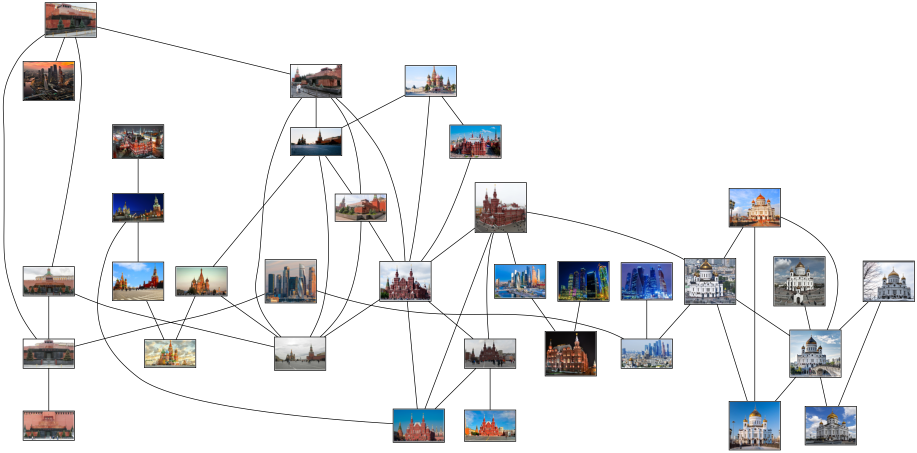
#> input picture Week_7/Seminar/graphs/graph_1.png, 1834 x 905 px (shown at 1/2 size); its folder holds only this picture in this run
$ jupyter execute --allow-errors 'Л7_Распознавание_образов.ipynb'   (shell and % lines are left out)
#> lines starting #> are read from the running program, lines starting #| are printed output that depends on the picture
# Семинар 7
# Распознавание образов
# Курс "Компьютерное зрение"

[cell 1]
# Необходимо извлечь файлы из архивов

import numpy as np
import matplotlib.pyplot as plt
import scipy.optimize as sci_opt
from math import sqrt, exp, pi
from scipy.stats import norm
from matplotlib.colors import ListedColormap

from sklearn.utils import shuffle
from sklearn import metrics
from sklearn.model_selection import cross_val_score
from sklearn.model_selection import cross_val_predict

from sklearn.discriminant_analysis import LinearDiscriminantAnalysis
from sklearn.neighbors import KNeighborsClassifier
from sklearn.svm import SVC
from sklearn.tree import DecisionTreeClassifier
from sklearn.ensemble import RandomForestClassifier

from scipy import stats

import cv2
import os

from skimage.color import rgb2gray

from skimage.feature import (match_descriptors, corner_harris,
                             corner_peaks, ORB, plot_matches)

from skimage import io

# I. Общее рассмотрение базовых алгоритмов машинного обучения
## 1. Изучение алгоритма классификации на основе метода линейного дискриминантного анализа
## 1.1. Генерация данных
Для двух классов условные вероятности данных в каждом из классов подчиняются двумерному нормальному распределению с параметрами:
- первый класс: среднее значение = [1; 3], СКО = [0,7; 0,8], коэффициент корреляции = 0,2.
- второй класс: среднее значение = [3;2], СКО = [0,3; 1,8], коэффициент корреляции = 0,7.

При расчете принять априорные вероятности классов одинаковыми.

Для первого класса:

[cell 2]
# First class parameters
N_train = 6000 # Number of samples in training set
N_test = 2000 # Number of samples in testing set
mean_1 = np.array([1, 3]) # Mean value
std_1 = np.array([0.7, 0.8]) # Standard deviation
cor_coef_1 = 0.2 # Correlation coefficient
prob_1 = 0.5 # Class 1 prior probability
# Correlation matrix
sigma_1 = np.array([[std_1[0]**2, cor_coef_1*std_1[0]*std_1[1]],
                         [cor_coef_1*std_1[0]*std_1[1], std_1[1]**2]])

[cell 3]
train_data_1 = np.random.multivariate_normal(mean_1, sigma_1, size=N_train)
test_data_1 = np.random.multivariate_normal(mean_1, sigma_1, size=N_test)

Для второго класса:

[cell 4]
# Second class parameters
N_train = 6000 # Number of samples in training set
N_test = 2000 # Number of samples in testing set
mean_2 = np.array([3, 2]) # Mean value
std_2 = np.array([0.3, 1.8]) # Standard deviation
cor_coef_2 = 0.7 # Correlation coefficient
prob_2 = 0.5 # Class 2 prior probability
# Correlation matrix
sigma_2 = np.array([[std_2[0]**2, cor_coef_2*std_2[0]*std_2[1]],
                         [cor_coef_2*std_2[0]*std_2[1], std_2[1]**2]])

[cell 5]
train_data_2 = np.random.multivariate_normal(mean_2, sigma_2, size=N_train)
test_data_2 = np.random.multivariate_normal(mean_2, sigma_2, size=N_test)

Построим классы на плоскости исходного пространства

[cell 6]
plt.scatter(train_data_2[:,0], train_data_2[:,1], label='Исходное отображений класса №2', alpha=0.7)
plt.scatter(train_data_1[:,0], train_data_1[:,1], label='Исходное отображений класса №1', alpha=0.7)
plt.title("Отображение классов")
plt.legend()
plt.show()
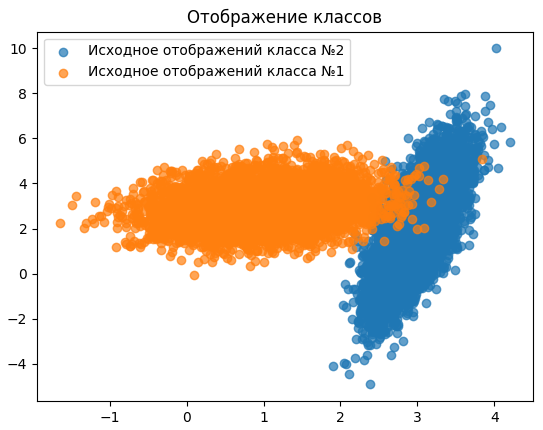
#> figure drawn by matplotlib, 1 panel

## 1.2 По группе обучения выполнить расчет проекционного вектора методом ЛДА
Расчет матриц внутриклассовых разбросов и общей матрицы внутриклассового разброса.

[cell 7]
Sw1 = (N_train - 1)*np.cov(train_data_1.T)
Sw2 = (N_train - 1)*np.cov(train_data_2.T)
Sw = Sw1 + Sw2

Расчет вектора перехода

[cell 8]
W = np.dot(np.linalg.inv(Sw),(mean_1 - mean_2).T)

Определение коэффициентов прямой

[cell 9]
Y1 = W.T*train_data_1
Y2 = W.T*train_data_2
b = W[1]/W[0]
X = np.append(train_data_1[:,0], train_data_2[:,0])
Y = np.append(train_data_1[:,1], train_data_2[:,1])
a = np.mean(Y) - b*np.mean(X)

Построение разделяющей прямой

[cell 10]
Y_devide = a+b*X
plt.scatter(train_data_2[:,0], train_data_2[:,1], label='Исходное отображений класса №2', alpha=0.7)
plt.scatter(train_data_1[:,0], train_data_1[:,1], label='Исходное отображений класса №1', alpha=0.7)
plt.plot(X,Y_devide, label='Прямая ЛДА', c="r")
plt.title("Отображение классов и прямой, полученной методом ЛДА")
plt.legend()
plt.show()
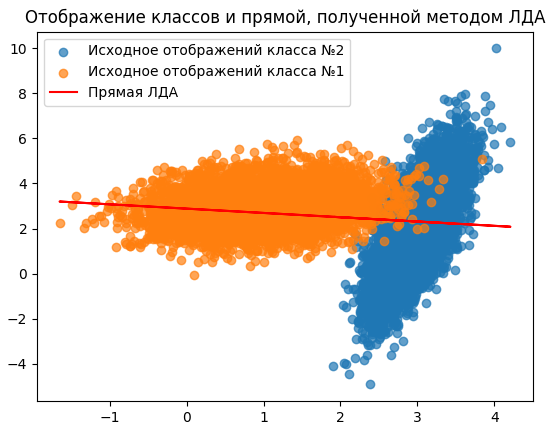
#> figure drawn by matplotlib, 1 panel

## 1.3. Спроецировать данные из группы обучения на построенный вектор и определить пороговое значение, для которого суммарная частота ошибочной классификации будет минимальна
Проекция данных в новое подпространство и расчет новых параметров распределения признаков

[cell 11]
# Distribution parameters in the new space
mean_new_1 = np.dot(W.T, mean_1)
mean_new_2 = np.dot(W.T, mean_2)

sigma_new_1 = np.linalg.multi_dot([W.T, sigma_1, W])
sigma_new_2 = np.linalg.multi_dot([W.T, sigma_2, W])

[cell 12]
y1 = a+b*train_data_1[:,0]
y2 = a+b*train_data_2[:,0]

plt.scatter(train_data_1[:,0],y1, label='Класс №1 на прямой', alpha=1)
plt.scatter(train_data_2[:,0],y2, label='Класс №2 на прямой', alpha=0.5)
plt.title("Проекция данных в новое подпространство")
plt.legend()
plt.grid()
plt.show()
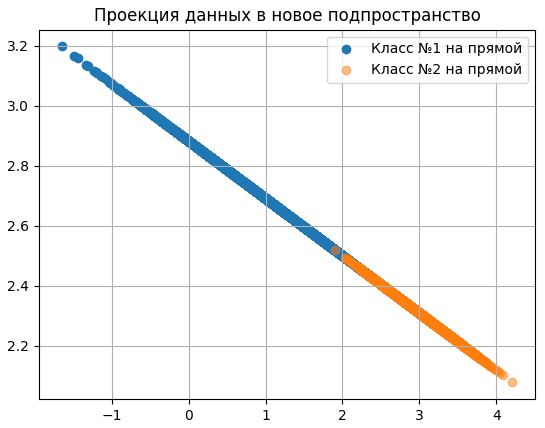
#> figure drawn by matplotlib, 1 panel

[cell 13]
binwidth = 0.01
plt.hist(y1, bins=np.arange(min(y1), max(y1) + binwidth, binwidth), label='Класс №1', alpha=1.0)
plt.hist(y2, bins=np.arange(min(y2), max(y2) + binwidth, binwidth), label='Класс №2', alpha=0.7)
plt.title("Гистограмма значений, полученного признака")
plt.legend()
plt.grid()
plt.show()
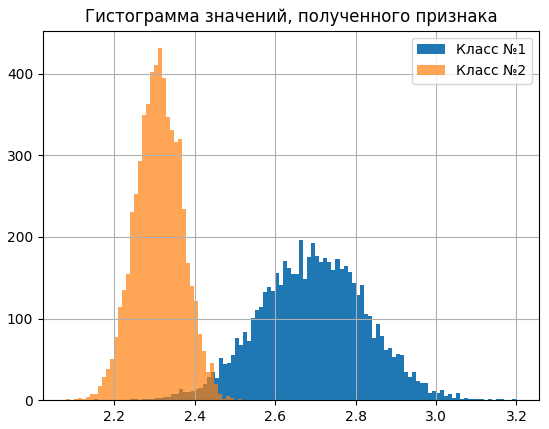
#> figure drawn by matplotlib, 1 panel; tallest bar 196 high, from x = 2.66 to 2.67; tallest bar 431 high, from x = 2.31 to 2.32

Определим пороговое значение y_thr_new

[cell 14]
# Calculate histograms
y1_hist = np.histogram(y1, bins=np.arange(min(y1), max(y1) + binwidth, binwidth))
y2_hist = np.histogram(y2, bins=np.arange(min(y2), max(y2) + binwidth, binwidth))

# Find peaks of histograms
y1_max = max(y1_hist[0])
y2_max = max(y2_hist[0])

# Find location of peaks
y1_max_coord = y1_hist[1][np.argwhere(y1_hist[0]==y1_max)[0][0]]
y2_max_coord = y2_hist[1][np.argwhere(y2_hist[0]==y2_max)[0][0]]

[cell 15]
print("Максимальные значения на гистограмме:\nДля первого класса:", y1_max, " достигается при ", y1_max_coord,
      "\nДля второго класса:", y2_max, " достигается при ", y2_max_coord,)

Создать набор порогов

[cell 16]
threshold_range = np.arange(y2_max_coord, y1_max_coord, 0.01)

Функция для расчета суммарной частоты ошибочной классификации

[cell 17]
def count_rel_error(hist_1, hist_2, thr):
    err_1 = np.sum(hist_1[0][np.nonzero(hist_1[1] < thr)[0]])
    err_2 = np.sum(hist_2[0][np.nonzero(hist_2[1] > thr)[0]-1])
    return (err_1+err_2)/(2*N_train)

[cell 18]
error_range = np.array([count_rel_error(y1_hist, y2_hist, thr_x) for thr_x in threshold_range])
thr_new = threshold_range[np.argmin(error_range)]

[cell 19]
plt.scatter(thr_new, np.min(error_range), c="r", label='Threshold')
plt.plot(threshold_range, error_range, label='Значение относительной ошибки')
plt.title("Зависимость относительной ошибки классификации от порогового значения")
plt.xlabel("Пороговое значение")
plt.ylabel("Ошибка классификации")
plt.legend()
plt.grid()
plt.show()
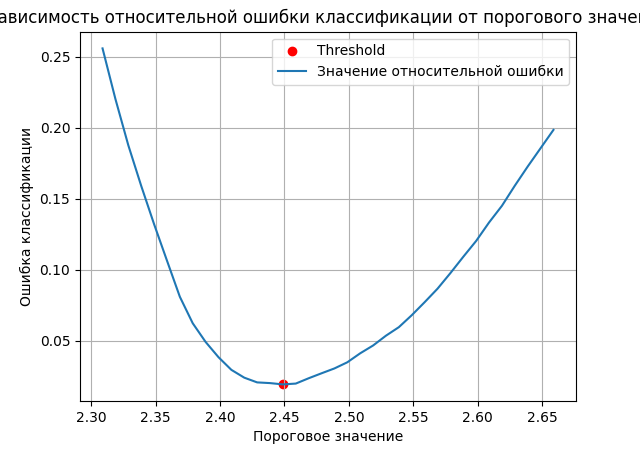
#> figure drawn by matplotlib, 1 panel; curve peaks at x = 2.31, y = 0.256

[cell 20]
binwidth = 0.01
plt.hist(y1, bins=np.arange(min(y1), max(y1) + binwidth, binwidth), label='Класс №1', alpha=1.0)
plt.hist(y2, bins=np.arange(min(y2), max(y2) + binwidth, binwidth), label='Класс №2', alpha=0.7)
plt.axvline(thr_new, color='r', linestyle='dashed', linewidth=3, label='Порог')
plt.title("Гистограмма значений с порогом")
plt.legend()
plt.grid()
plt.show()

[cell 21]
print("Ошибка на тренировочной выборке составила: %.4f" % np.min(error_range))

__До сих пор был этап "обучения" модели__

## 1.4. Рассчитать относительную частоту ошибочной классификации при применении построенного классификатора к группе контроля.
Проекция тренирововочных данных

[cell 22]
y1_test = a+b*test_data_1[:,0]
y2_test = a+b*test_data_2[:,0]

[cell 23]
# Calculate histograms
y1_hist_test = np.histogram(y1_test, bins=np.arange(min(y1_test), max(y1_test) + binwidth, binwidth))
y2_hist_test = np.histogram(y2_test, bins=np.arange(min(y2_test), max(y2_test) + binwidth, binwidth))

[cell 24]
error_test = count_rel_error(y1_hist_test, y2_hist_test, thr_new)

[cell 25]
print("Ошибка на тестовой выборке составила: %.2f" % error_test)

[cell 26]
binwidth = 0.01
plt.hist(y1_test, bins=np.arange(min(y1_test), max(y1_test) + binwidth, binwidth), label='Класс №1 тестовый', alpha=1.0)
plt.hist(y2_test, bins=np.arange(min(y2_test), max(y2_test) + binwidth, binwidth), label='Класс №2 тестовый', alpha=0.7)
plt.axvline(thr_new, color='r', linestyle='dashed', linewidth=3, label='Порог')
plt.title("Рисунок 9. Гистограмма значений с порогом для тестовой выборки")
plt.legend()
plt.grid()
plt.show()

## 2. Оценка качества классификации
## 2.1. Сгенерировать два набора данных (по 1000 точек в каждом) как реализации двумерного нормального распределения.
Первый набор данных: среднее значение равно [1; 3], СКО = [0,7; 0,8], коэффициент корреляции = 0,2.

[cell 27]
N = 1000
cov_matrix_1 = np.array([[0.7**2, 0.2*0.7*0.8],
                         [0.2*0.7*0.8, 0.8**2]])
mean_value_1 = np.array([1, 3])
data_matrix_1 = np.random.multivariate_normal(mean_value_1, cov_matrix_1, size=N)

Второй набор данных: среднее значение равно [3;2], СКО = [0,3; 1,8], коэффициент корреляции = 0,7

[cell 28]
cov_matrix_2 = np.array([[0.3**2, 0.7*0.3*1.8],
                         [0.7*0.3*1.8, 1.8**2]])
mean_value_2 = np.array([3, 2])
data_matrix_2 = np.random.multivariate_normal(mean_value_2, cov_matrix_2, size=N)

Разделение каждого класса на 10 подвыборок

[cell 29]
class_1_batches = []
for i in range(10):
    class_1_batches.append(data_matrix_1[i*100:(i+1)*100])

class_2_batches = []
for i in range(10):
    class_2_batches.append(data_matrix_2[i*100:(i+1)*100])

Конкатенация данных

[cell 30]
X_batches = []
for i in range(10):
    X_batches.append(np.concatenate((class_1_batches[i], class_2_batches[i]), axis=0))

Генерация меток класса

[cell 31]
temp = np.zeros((200,))
temp[0:100] = 1
temp[100:200] = 2

y_batches = []
for i in range(10):
    y_batches.append(temp)

Перемешивание данных в каждой из десяти подвыборок

[cell 32]
X_shuffled = []
y_shuffled = []
for i in range(10):
    x_b, y_b = shuffle(X_batches[i], y_batches[i], random_state=0)
    X_shuffled.append(x_b)
    y_shuffled.append(y_b)

Создание выборки для обучения из 9 подвыборок и выборки для тестирования из 1 подвыборки

[cell 33]
X_train = np.reshape(np.array(X_shuffled[0:9]), (9*200, 2))
y_train = np.reshape(np.array(y_shuffled[0:9]), (9*200, ))

X_test = np.reshape(np.array(X_shuffled[9:10]), (1*200, 2))
y_test = np.reshape(np.array(y_shuffled[9:10]), (1*200, ))

Полный набор данных для кросс-валидации

[cell 34]
X_cross_val = np.reshape(np.array(X_shuffled[:]), (10*200, 2))
y_cross_val = np.reshape(np.array(y_shuffled[:]), (10*200, ))

[cell 35]
plt.scatter(X_cross_val[:, 0], X_cross_val[:, 1], c=y_cross_val, cmap="Set1", edgecolors='k')
plt.title("Полный набор данных")
plt.show()

## 2.2. Обзор классификаторов, реализуемых в пакете Scikit-learn
Напишем функцию для графического представления матрицы несоответствия

[cell 36]
def plot_confusion_matrix(y_true, y_pred, classes, cmap=plt.cm.Blues):
    """
    This function prints and plots the confusion matrix.
    """

    # Compute confusion matrix
    cm = metrics.confusion_matrix(y_true, y_pred)
    print(cm)

    fig, ax = plt.subplots()
    im = ax.imshow(cm, interpolation='nearest', cmap=cmap)
    ax.figure.colorbar(im, ax=ax)
    # We want to show all ticks...
    ax.set(xticks=np.arange(cm.shape[1]),
           yticks=np.arange(cm.shape[0]),
           # ... and label them with the respective list entries
           xticklabels=classes, yticklabels=classes,
           ylabel='True label',
           xlabel='Predicted label')

    # Rotate the tick labels and set their alignment.
    plt.setp(ax.get_xticklabels(), rotation=45, ha="right",
             rotation_mode="anchor")

    # Loop over data dimensions and create text annotations.
    fmt = '.2f'
    thresh = cm.max() / 2.
    for i in range(cm.shape[0]):
        for j in range(cm.shape[1]):
            ax.text(j, i, format(cm[i, j], fmt),
                    ha="center", va="center",
                    color="white" if cm[i, j] > thresh else "black")
    fig.tight_layout()
    return ax, cm

Напишем функцию для графического представления результатов классификации

[cell 37]
def plot_classification_boundary(name, clf):
    """
    This function prints and plots the confusion matrix.
    """
#> called with name = 'Иллюстрация классификации методом ЛДА'
    figure = plt.figure(figsize=(6, 6))

    h = .02  # step size in the mesh
    x_min, x_max = X_train[:, 0].min() - .5, X_train[:, 0].max() + .5
    y_min, y_max = X_train[:, 1].min() - .5, X_train[:, 1].max() + .5
    xx, yy = np.meshgrid(np.arange(x_min, x_max, h), np.arange(y_min, y_max, h))


    # just plot the dataset first
    cm = plt.cm.RdBu
    cm_bright = ListedColormap(['#FF0000', '#0000FF'])
    ax = plt.subplot(1,1,1)

    clf.fit(X_train, y_train)
    score = clf.score(X_test, y_test)

    # Plot the decision boundary. For that, we will assign a color to each
    # point in the mesh [x_min, x_max]x[y_min, y_max].
    if hasattr(clf, "decision_function"):
        Z = clf.decision_function(np.c_[xx.ravel(), yy.ravel()])
    else:
        Z = clf.predict_proba(np.c_[xx.ravel(), yy.ravel()])[:, 1]
    # Put the result into a color plot
    Z = Z.reshape(xx.shape)
    ax.contourf(xx, yy, Z, cmap=cm, alpha=.8)

    # Plot the training points
    ax.scatter(X_train[:, 0], X_train[:, 1], c=y_train, cmap=cm_bright,
                   edgecolors='k', alpha=0.2, label="Train")
    # Plot the testing points
    ax.scatter(X_test[:, 0], X_test[:, 1], c=y_test, cmap=cm_bright,
                     edgecolors='k', alpha=1, label="Test")
    ax.set_title(name)
    ax.legend()

    ax.set_xlim(xx.min(), xx.max())
    ax.set_ylim(yy.min(), yy.max())
    ax.set_xticks(())
    ax.set_yticks(())
    ax.text(xx.max() - .3, yy.min() + .3, ('Score = %.2f' % score).lstrip('0'),
                size=15, horizontalalignment='right')
    plt.tight_layout()
    plt.show()

Применим линейный дискриминантный анализ

[cell 38]
clf = LinearDiscriminantAnalysis()
clf.fit(X_train, y_train)
expected = y_test
predicted = clf.predict(X_test)

print("Модель 1. Линейный дискриминантный анализ")
print(metrics.classification_report(expected, predicted))
plot_confusion_matrix(expected, predicted, classes=np.array(["Class 1", "Class 2"]))
plt.title("Матрица несоответствия для ЛДА")
plt.plot()
plot_classification_boundary("Иллюстрация классификации методом ЛДА", clf)

Применим метод К-ближайших соседей с параметром k=3

[cell 39]
clf_1 = KNeighborsClassifier(3)
clf_1.fit(X_train, y_train)
expected_1 = y_test
predicted_1 = clf_1.predict(X_test)

print("Модель 2. Метод к-ближайших соседей")
print(metrics.classification_report(expected_1, predicted_1))
plot_confusion_matrix(expected_1, predicted_1, classes=np.array(["Class 1", "Class 2"]))
plt.title("Матрица несоответствия для метода к-ближайших соседей")
plt.plot()
plot_classification_boundary("Иллюстрация классификации методом к-ближайших соседей", clf_1)

Применим метод опорных векторов с линейным ядром

[cell 40]
clf_2 = SVC(kernel="linear", C=0.025)
clf_2.fit(X_train, y_train)
expected_2 = y_test
predicted_2 = clf_2.predict(X_test)

print("Модель 3. Метод опорных векторов")
print(metrics.classification_report(expected_2, predicted_2))
plot_confusion_matrix(expected_2, predicted_2, classes=np.array(["Class 1", "Class 2"]))
plt.title("Матрица несоответствия для метода опорных векторов")
plt.plot()
plot_classification_boundary("Иллюстрация классификации методом опорных векторов", clf_2)

Применим метод решающего дерева

[cell 41]
clf_3 = DecisionTreeClassifier(max_depth=5)
clf_3.fit(X_train, y_train)
expected_3 = y_test
predicted_3 = clf_3.predict(X_test)

print("Модель 4. Решающее дерево")
print(metrics.classification_report(expected_3, predicted_3))
plot_confusion_matrix(expected_3, predicted_3, classes=np.array(["Class 1", "Class 2"]))
plt.title("Матрица несоответствия для метода реашающего дерева")
plt.plot()
plot_classification_boundary("Иллюстрация классификации методом решающего дерева", clf_3)

## 2.3. Провести кросс-валидацию модели, оценить математическое ожидание ошибки и построить доверительный интервал
Для кросс-валидации выберем метод с наименьшей ошибкой классификации (или с наименьшим числом ошибок классификации). Выберем метод К-ближайших соседей с наибольшей точностью классификации и наименьшим числом ошибок.

[cell 42]
clf_best = KNeighborsClassifier(3)
scores = cross_val_score(clf_best, X_cross_val, y_cross_val, cv=10)

Вероятность ошибки на каждой из 10 частей выборки составила:

[cell 43]
1 - scores

Среднее значение ошибки классификации составило:

[cell 44]
mean_error = (1 - scores).mean()
mean_error

Оценим общее число ошибок классификации на каждой из 10 частей выборки

[cell 45]
y_pred = cross_val_predict(clf_best, X_cross_val, y_cross_val, cv=10)

value = plot_confusion_matrix(y_cross_val, y_pred, classes=np.array(["Class 1", "Class 2"]))
plt.title("Матрица несоответствия при кросс-валидации")
plt.plot()

Следовательно, при общем числе классифицируемых объектов, равном 2000, число ошибок классификации составило:

[cell 46]
num_samples = 2000
num_errors = value[1][0, 1] + value[1][1, 0]
num_errors

Построение доверительного интервала доли (для частоты ошибки) методом Клоппера-Пирсона:

<div>

</div>

где 𝜃 – мат. ожидание ошибки, n – число объектов, подлежащих классификации, х – число ошибок
классификации, 𝛼 – уровень значимости,
F(c, d1, d2) – c-квантиль распределения Фишера со
степенями свободы d1 и d2.

[cell 47]
def conf_interval(numerator, denominator_coef, quantile, df_1, df_2):
    return (1 + numerator/(denominator_coef*stats.f.ppf(quantile, df_1, df_2)))**(-1)

[cell 48]
alpha = 0.95

[cell 49]
left_lim = conf_interval(numerator=(num_samples-num_errors+1),
                         denominator_coef=num_errors,
                         quantile=(alpha/2),
                         df_1=(2*num_errors),
                         df_2=(2*(num_samples-num_errors+1)))

right_lim = conf_interval(numerator=(num_samples-num_errors),
                          denominator_coef=(num_errors+1),
                          quantile=(1-alpha/2),
                          df_1=(2*(num_errors+1)),
                          df_2=(2*(num_samples-num_errors)))

Таким образом, математическое ожидание ошибки классификации составляет:

[cell 50]
print("%.4f"%mean_error)

С доверительным интервалом:

[cell 51]
print("[%.4f,%.4f]"%(left_lim, right_lim))

и уровнем доверия alpha = 0.95

# II. Методы машинного обучения в контексте компьютерного зрения
## 3. Сопоставление изображений с геометками
## 3.1. Функции для оценки SIFT-признаков
Для быстроты вычисления признаков воспользуемся прекомпилированной версией C-библиотеки VLFeat:
https://www.vlfeat.org

[cell 52]
from PIL import Image, ImageDraw
from numpy import *
from pylab import *
import os
import pydot
from itertools import combinations
from scipy.cluster.vq import *

[cell 53]
# [24 lines left out: functions process_image, read_features_from_file, not called in this run]


def write_features_to_file(filename,locs,desc):
    """ Save feature location and descriptor to file. """
    savetxt(filename,hstack((locs,desc)))


# [96 lines left out: functions plot_features, match, appendimages, plot_matches, match_twosided, not called in this run]

def get_imlist(path):
    """    Returns a list of filenames for
        all images in a directory. """
    return [os.path.join(path,f) for f in os.listdir(path) if f.endswith(('png', 'jpg'))]

## 3.2. Считаем изображения

[cell 54]
def load_images_from_folder(folder):
    images = []
    for filename in os.listdir(folder):
        img = cv2.imread(os.path.join(folder,filename))
        if img is not None:
            images.append(cv2.cvtColor(img, cv2.COLOR_BGR2RGB))
    return images

#> (the rest of this cell did not finish here and is left out)

[cell 55]
plt.figure(figsize=(15,10)) # specifying the overall grid size

#> (the rest of this cell did not finish here and is left out)

[cell 56]
download_path = "landmarks/"
path = "/home/kvs/Documents/ComputerVision/ComputerVisionCourse/Week_7/Seminar/thumbs/" # path to save thumbnails (pydot needs the full system path)


# list of downloaded filenames
#> (the rest of this cell did not finish here and is left out)

nbr_images = len(imlist)

# extract features
featlist = [imname[:-3]+'sift' for imname in imlist]
for i,imname in enumerate(imlist):
    process_image(imname, featlist[i])

## 3.3. Сопоставим локальные дескрипторы

#> (a cell that did not finish here is left out)

## 3.4. Построим граф для соотнесения изображений

[cell 58]
def generate_graph(threshold, graph_name):
#> (the call stopped at in generate_graph, `g = pydot.Dot(graph_type='graph')`: pydot is not available in this run)
    g = pydot.Dot(graph_type='graph') # don’t want the default directed graph
    for i in range(nbr_images):
        for j in range(i+1,nbr_images):
            if matchscores[i,j] > threshold:
                #first image in pair
                im = Image.open(imlist[i])
                im.thumbnail((100,100))
                filename = str(i)+'.png'
                im.save(path+filename) # need temporary files of the right size
                g.add_node(pydot.Node(str(i),fontcolor='transparent',
                                      shape='rectangle',image=path+filename))
                # second image in pair
                im = Image.open(imlist[j])
                im.thumbnail((100,100))
                filename = str(j)+'.png'
                im.save(path+filename) # need temporary files of the right size
                g.add_node(pydot.Node(str(j),fontcolor='transparent',
                                      shape='rectangle',image=path+filename))
                g.add_edge(pydot.Edge(str(i),str(j)))
    g.write_png(graph_name)

#> (a cell that did not finish here is left out)

[cell 60]
fig, axes = plt.subplots(3, 1, figsize=(15, 20))
ax = axes.ravel()

#> (the rest of this cell did not finish here and is left out)

## 4. Кластеризация изображений
## 4.1. Рассмотрим упрощенный 2D пример

[cell 61]
class1 = 1.5 * randn(100,2)
#> class1 = 100 pairs, first value -4.42 to 2.96, second value -3.53 to 3.25
#> (the rest of the program and of its run is left out)
